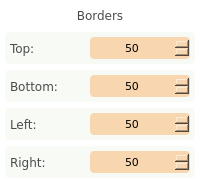
    <widget class="QFrame" name="verticalFrame_4">
     <property name="styleSheet">
      <string notr="true">background-color: rgb(255, 255, 255);
border-radius: 4px;</string>
     </property>
     <layout class="QVBoxLayout" name="verticalLayout_10">
      <property name="leftMargin">
       <number>5</number>
      </property>
      <property name="topMargin">
       <number>5</number>
      </property>
      <property name="rightMargin">
       <number>5</number>
      </property>
      <property name="bottomMargin">
       <number>5</number>
      </property>
      <item>
       <widget class="QLabel" name="static_odsc_label_19">
        <property name="minimumSize">
         <size>
          <width>0</width>
          <height>21</height>
         </size>
        </property>
        <property name="font">
         <font>
          <family>Verdana</family>
          <pointsize>9</pointsize>
          <weight>50</weight>
          <italic>false</italic>
          <bold>false</bold>
         </font>
        </property>
        <property name="styleSheet">
         <string notr="true">color: rgb(75, 75, 75);</string>
        </property>
        <property name="text">
         <string>Borders</string>
        </property>
        <property name="alignment">
         <set>Qt::AlignCenter</set>
        </property>
       </widget>
      </item>
      <item>
       <widget class="QFrame" name="frame_15">
        <property name="styleSheet">
         <string notr="true">background-color: rgb(247, 250, 245);
border-radius: 4px;</string>
        </property>
        <layout class="QHBoxLayout" name="horizontalLayout_18" stretch="0,0">
         <property name="leftMargin">
          <number>5</number>
         </property>
         <property name="topMargin">
          <number>5</number>
         </property>
         <property name="rightMargin">
          <number>5</number>
         </property>
         <property name="bottomMargin">
          <number>5</number>
         </property>
         <item>
          <widget class="QLabel" name="static_odsc_label_24">
           <property name="minimumSize">
            <size>
             <width>0</width>
             <height>21</height>
            </size>
           </property>
           <property name="font">
            <font>
             <family>Verdana</family>
             <pointsize>9</pointsize>
             <weight>50</weight>
             <italic>false</italic>
             <bold>false</bold>
            </font>
           </property>
           <property name="styleSheet">
            <string notr="true">color: rgb(75, 75, 75);</string>
           </property>
           <property name="text">
            <string>Top:</string>
           </property>
          </widget>
         </item>
         <item>
          <widget class="QSpinBox" name="qtvar_convertImages_minedgespacing_4">
           <property name="minimumSize">
            <size>
             <width>100</width>
             <height>22</height>
            </size>
           </property>
           <property name="maximumSize">
            <size>
             <width>100</width>
             <height>16777215</height>
            </size>
           </property>
           <property name="font">
            <font>
             <family>Verdana</family>
             <pointsize>8</pointsize>
            </font>
           </property>
           <property name="layoutDirection">
            <enum>Qt::LeftToRight</enum>
           </property>
           <property name="styleSheet">
            <string notr="true">QSpinBox {
background-color: rgb(248, 214, 176);
border-radius: 4px;
padding: 0px 2px 0px 2px;
border-width: 3;
}

QSpinBox:hover {
background-color: rgb(255, 184, 90);
}

QSpinBox:selected {
background-color: rgb(255, 184, 90);
}

QSpinBox::up-button {
subcontrol-origin: border;
subcontrol-position: right;
image: url(:/ui/qt/resources/spinbox/spinbox_hover_right.png);
 }

QSpinBox::down-button {
subcontrol-origin: border;
subcontrol-position: left;
image: url(:/ui/qt/resources/spinbox/spinbox_hover_left.png);
 }

QSpinBox::up-button:hover {
image: url(:/ui/qt/resources/spinbox/spinbox_right.png);
 }

QSpinBox::down-button:hover {
image: url(:/ui/qt/resources/spinbox/spinbox_left.png);	
 }

QSpinBox::up-button:pressed {
image: url(:/ui/qt/resources/spinbox/spinbox_pressed_right.png);
}

QSpinBox::down-button:pressed {
image: url(:/ui/qt/resources/spinbox/spinbox_pressed_left.png);
 }</string>
           </property>
           <property name="alignment">
            <set>Qt::AlignCenter</set>
           </property>
           <property name="minimum">
            <number>-500</number>
           </property>
           <property name="maximum">
            <number>500</number>
           </property>
           <property name="value">
            <number>50</number>
           </property>
          </widget>
         </item>
        </layout>
       </widget>
      </item>
      <item>
       <widget class="QFrame" name="frame_16">
        <property name="styleSheet">
         <string notr="true">background-color: rgb(247, 250, 245);
border-radius: 4px;</string>
        </property>
        <layout class="QHBoxLayout" name="horizontalLayout_19" stretch="0,0">
         <property name="leftMargin">
          <number>5</number>
         </property>
         <property name="topMargin">
          <number>5</number>
         </property>
         <property name="rightMargin">
          <number>5</number>
         </property>
         <property name="bottomMargin">
          <number>5</number>
         </property>
         <item>
          <widget class="QLabel" name="static_odsc_label_25">
           <property name="minimumSize">
            <size>
             <width>0</width>
             <height>21</height>
            </size>
           </property>
           <property name="font">
            <font>
             <family>Verdana</family>
             <pointsize>9</pointsize>
             <weight>50</weight>
             <italic>false</italic>
             <bold>false</bold>
            </font>
           </property>
           <property name="styleSheet">
            <string notr="true">color: rgb(75, 75, 75);</string>
           </property>
           <property name="text">
            <string>Bottom:</string>
           </property>
          </widget>
         </item>
         <item>
          <widget class="QSpinBox" name="qtvar_convertImages_minedgespacing_9">
           <property name="minimumSize">
            <size>
             <width>100</width>
             <height>22</height>
            </size>
           </property>
           <property name="maximumSize">
            <size>
             <width>100</width>
             <height>16777215</height>
            </size>
           </property>
           <property name="font">
            <font>
             <family>Verdana</family>
             <pointsize>8</pointsize>
            </font>
           </property>
           <property name="layoutDirection">
            <enum>Qt::LeftToRight</enum>
           </property>
           <property name="styleSheet">
            <string notr="true">QSpinBox {
background-color: rgb(248, 214, 176);
border-radius: 4px;
padding: 0px 2px 0px 2px;
border-width: 3;
}

QSpinBox:hover {
background-color: rgb(255, 184, 90);
}

QSpinBox:selected {
background-color: rgb(255, 184, 90);
}

QSpinBox::up-button {
subcontrol-origin: border;
subcontrol-position: right;
image: url(:/ui/qt/resources/spinbox/spinbox_hover_right.png);
 }

QSpinBox::down-button {
subcontrol-origin: border;
subcontrol-position: left;
image: url(:/ui/qt/resources/spinbox/spinbox_hover_left.png);
 }

QSpinBox::up-button:hover {
image: url(:/ui/qt/resources/spinbox/spinbox_right.png);
 }

QSpinBox::down-button:hover {
image: url(:/ui/qt/resources/spinbox/spinbox_left.png);	
 }

QSpinBox::up-button:pressed {
image: url(:/ui/qt/resources/spinbox/spinbox_pressed_right.png);
}

QSpinBox::down-button:pressed {
image: url(:/ui/qt/resources/spinbox/spinbox_pressed_left.png);
 }</string>
           </property>
           <property name="alignment">
            <set>Qt::AlignCenter</set>
           </property>
           <property name="minimum">
            <number>-500</number>
           </property>
           <property name="maximum">
            <number>500</number>
           </property>
           <property name="value">
            <number>50</number>
           </property>
          </widget>
         </item>
        </layout>
       </widget>
      </item>
      <item>
       <widget class="QFrame" name="frame_17">
        <property name="styleSheet">
         <string notr="true">background-color: rgb(247, 250, 245);
border-radius: 4px;</string>
        </property>
        <layout class="QHBoxLayout" name="horizontalLayout_20" stretch="0,0">
         <property name="leftMargin">
          <number>5</number>
         </property>
         <property name="topMargin">
          <number>5</number>
         </property>
         <property name="rightMargin">
          <number>5</number>
         </property>
         <property name="bottomMargin">
          <number>5</number>
         </property>
         <item>
          <widget class="QLabel" name="static_odsc_label_26">
           <property name="minimumSize">
            <size>
             <width>0</width>
             <height>21</height>
            </size>
           </property>
           <property name="font">
            <font>
             <family>Verdana</family>
             <pointsize>9</pointsize>
             <weight>50</weight>
             <italic>false</italic>
             <bold>false</bold>
            </font>
           </property>
           <property name="styleSheet">
            <string notr="true">color: rgb(75, 75, 75);</string>
           </property>
           <property name="text">
            <string>Left:</string>
           </property>
          </widget>
         </item>
         <item>
          <widget class="QSpinBox" name="qtvar_convertImages_minedgespacing_5">
           <property name="minimumSize">
            <size>
             <width>100</width>
             <height>22</height>
            </size>
           </property>
           <property name="maximumSize">
            <size>
             <width>100</width>
             <height>16777215</height>
            </size>
           </property>
           <property name="font">
            <font>
             <family>Verdana</family>
             <pointsize>8</pointsize>
            </font>
           </property>
           <property name="layoutDirection">
            <enum>Qt::LeftToRight</enum>
           </property>
           <property name="styleSheet">
            <string notr="true">QSpinBox {
background-color: rgb(248, 214, 176);
border-radius: 4px;
padding: 0px 2px 0px 2px;
border-width: 3;
}

QSpinBox:hover {
background-color: rgb(255, 184, 90);
}

QSpinBox:selected {
background-color: rgb(255, 184, 90);
}

QSpinBox::up-button {
subcontrol-origin: border;
subcontrol-position: right;
image: url(:/ui/qt/resources/spinbox/spinbox_hover_right.png);
 }

QSpinBox::down-button {
subcontrol-origin: border;
subcontrol-position: left;
image: url(:/ui/qt/resources/spinbox/spinbox_hover_left.png);
 }

QSpinBox::up-button:hover {
image: url(:/ui/qt/resources/spinbox/spinbox_right.png);
 }

QSpinBox::down-button:hover {
image: url(:/ui/qt/resources/spinbox/spinbox_left.png);	
 }

QSpinBox::up-button:pressed {
image: url(:/ui/qt/resources/spinbox/spinbox_pressed_right.png);
}

QSpinBox::down-button:pressed {
image: url(:/ui/qt/resources/spinbox/spinbox_pressed_left.png);
 }</string>
           </property>
           <property name="alignment">
            <set>Qt::AlignCenter</set>
           </property>
           <property name="minimum">
            <number>-500</number>
           </property>
           <property name="maximum">
            <number>500</number>
           </property>
           <property name="value">
            <number>50</number>
           </property>
          </widget>
         </item>
        </layout>
       </widget>
      </item>
      <item>
       <widget class="QFrame" name="frame_19">
        <property name="styleSheet">
         <string notr="true">background-color: rgb(247, 250, 245);
border-radius: 4px;</string>
        </property>
        <layout class="QHBoxLayout" name="horizontalLayout_25" stretch="0,0">
         <property name="leftMargin">
          <number>5</number>
         </property>
         <property name="topMargin">
          <number>5</number>
         </property>
         <property name="rightMargin">
          <number>5</number>
         </property>
         <property name="bottomMargin">
          <number>5</number>
         </property>
         <item>
          <widget class="QLabel" name="static_odsc_label_28">
           <property name="minimumSize">
            <size>
             <width>0</width>
             <height>21</height>
            </size>
           </property>
           <property name="font">
            <font>
             <family>Verdana</family>
             <pointsize>9</pointsize>
             <weight>50</weight>
             <italic>false</italic>
             <bold>false</bold>
            </font>
           </property>
           <property name="styleSheet">
            <string notr="true">color: rgb(75, 75, 75);</string>
           </property>
           <property name="text">
            <string>Right:</string>
           </property>
          </widget>
         </item>
         <item>
          <widget class="QSpinBox" name="qtvar_convertImages_minedgespacing_6">
           <property name="minimumSize">
            <size>
             <width>100</width>
             <height>22</height>
            </size>
           </property>
           <property name="maximumSize">
            <size>
             <width>100</width>
             <height>16777215</height>
            </size>
           </property>
           <property name="font">
            <font>
             <family>Verdana</family>
             <pointsize>8</pointsize>
            </font>
           </property>
           <property name="layoutDirection">
            <enum>Qt::LeftToRight</enum>
           </property>
           <property name="styleSheet">
            <string notr="true">QSpinBox {
background-color: rgb(248, 214, 176);
border-radius: 4px;
padding: 0px 2px 0px 2px;
border-width: 3;
}

QSpinBox:hover {
background-color: rgb(255, 184, 90);
}

QSpinBox:selected {
background-color: rgb(255, 184, 90);
}

QSpinBox::up-button {
subcontrol-origin: border;
subcontrol-position: right;
image: url(:/ui/qt/resources/spinbox/spinbox_hover_right.png);
 }

QSpinBox::down-button {
subcontrol-origin: border;
subcontrol-position: left;
image: url(:/ui/qt/resources/spinbox/spinbox_hover_left.png);
 }

QSpinBox::up-button:hover {
image: url(:/ui/qt/resources/spinbox/spinbox_right.png);
 }

QSpinBox::down-button:hover {
image: url(:/ui/qt/resources/spinbox/spinbox_left.png);	
 }

QSpinBox::up-button:pressed {
image: url(:/ui/qt/resources/spinbox/spinbox_pressed_right.png);
}

QSpinBox::down-button:pressed {
image: url(:/ui/qt/resources/spinbox/spinbox_pressed_left.png);
 }</string>
           </property>
           <property name="alignment">
            <set>Qt::AlignCenter</set>
           </property>
           <property name="minimum">
            <number>-500</number>
           </property>
           <property name="maximum">
            <number>500</number>
           </property>
           <property name="value">
            <number>50</number>
           </property>
          </widget>
         </item>
        </layout>
       </widget>
      </item>
     </layout>
    </widget>
